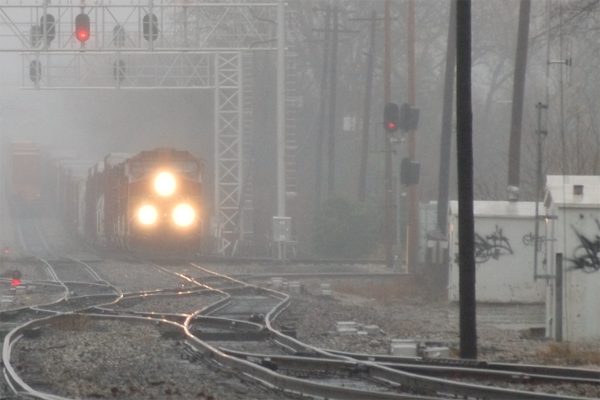
#> input picture image_work2/7.jpg, 600 x 400 px
$ python test6.py
#> lines starting #> are read from the running program, lines starting #| are printed output that depends on the picture
import cv2
import numpy as np
import matplotlib.pyplot as plt
import math


def compute(img, min_percentile, max_percentile):
    """计算分位点，目的是去掉图1的直方图两头的异常情况"""
    max_percentile_pixel = np.percentile(img, max_percentile)
    min_percentile_pixel = np.percentile(img, min_percentile)
    return max_percentile_pixel, min_percentile_pixel


def aug(src):
    """图像亮度增强"""
    if get_lightness(src) > 130:
        print("图片亮度足够，不做增强")
    # 先计算分位点，去掉像素值中少数异常值，这个分位点可以自己配置。
    # 比如1中直方图的红色在0到255上都有值，但是实际上像素值主要在0到20内。
    max_percentile_pixel, min_percentile_pixel = compute(src, 1, 99)

    # 去掉分位值区间之外的值
    src[src >= max_percentile_pixel] = max_percentile_pixel
    src[src <= min_percentile_pixel] = min_percentile_pixel

    # 将分位值区间拉伸到0到255，这里取了255*0.1与255*0.9是因为可能会出现像素值溢出的情况，所以最好不要设置为0到255。
    out = np.zeros(src.shape, src.dtype)
    cv2.normalize(src, out, 255 * 0.1, 255 * 0.9, cv2.NORM_MINMAX)

    return out


def get_lightness(src):
    # 计算亮度
    hsv_image = cv2.cvtColor(src, cv2.COLOR_BGR2HSV)
    lightness = hsv_image[:, :, 2].mean()

    return lightness

def plt_imshow(m):
    # m = cv2.cvtColor(m, cv2.COLOR_BGR2RGB)
    plt.imshow(m)
    plt.axis("off")
    plt.show()

def maxPixel(m):
    m = np.array(m)
    a = np.max(m)
    return a

# 暗通道
def darkChannel(m, rows, cols, channels):
    dc = m
    for i in range(rows):
        for j in range(cols):
            minDt = min(m[i][j][0], m[i][j][1], m[i][j][2])
            for k in range(channels):
                dc[i][j][k] = minDt
    return dc

# 最小值滤波
def minFilter(m, winSize):
    mf = cv2.erode(m, np.ones((winSize, winSize))) # 腐蚀
    return mf

# 导向滤波
def guideFilter(I, p, winSize, eps):
    r = winSize
    m_I = cv2.boxFilter(I, -1, (r, r))# I的均值平滑
    m_p = cv2.boxFilter(p, -1, (r, r))# p的均值平滑
    m_II = cv2.boxFilter(I * I, -1, (r, r))# I*I的均值平滑
    m_Ip = cv2.boxFilter(I * p, -1, (r, r))# I*p的均值平滑

    var_I = m_II - m_I * m_I# 方差
    cov_Ip = m_Ip - m_I * m_p# 协方差

    a = cov_Ip / (var_I + eps)# 相关因子a
    b = m_p - a * m_I# 相关因子b

    m_a = cv2.boxFilter(a, -1, (r, r))# 对a进行均值平滑
    m_b = cv2.boxFilter(b, -1, (r, r))# 对b进行均值平滑

    q = m_a * I + m_b
    return q

t0 = 0.1
winRatio = 0.01
minAtomsLight = 240

img_name = "image_work2/7.jpg"
img = cv2.imread(img_name) # 读取图片
#> img is the input picture: shape (400, 600, 3); mean B, G, R 128.9, 131.4, 134.1
cv2.imshow("original", img)
# img = cv2.cvtColor(img, cv2.COLOR_BGR2RGB) # 转化通道

img_arr = np.array(img)

rows, cols, channels = img.shape # 行，列，通道数
#> rows = 400; cols = 600; channels = 3
winSize = math.ceil(max(3, rows * winRatio, cols * winRatio)) # 滤波窗口尺寸
#> winSize = 6

img_dc = darkChannel(img, rows, cols, channels)
# plt_imshow(img_dc)
img_mf = minFilter(img_dc, winSize)
# plt_imshow(img_mf)
img_gf = guideFilter(img_dc / 255.0, img_mf / 255.0, winSize * 4, eps=0.001)
#> in guideFilter, `m_II = cv2.boxFilter(I * I, -1, (r, r))# I*I的均值平滑`:
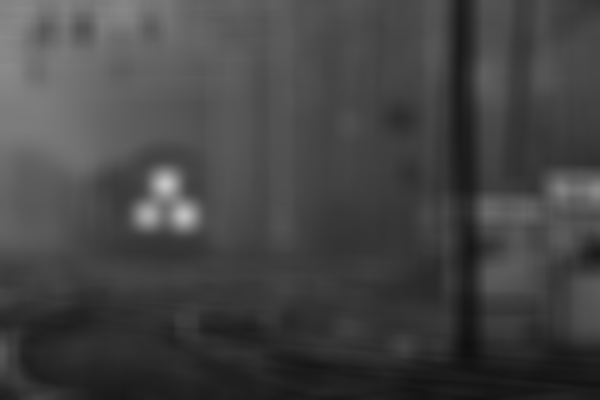
#> m_II: shape (400, 600, 3) float64; min 0.0643, max 0.772, mean 0.268
#> in guideFilter, `b = m_p - a * m_I# 相关因子b`:
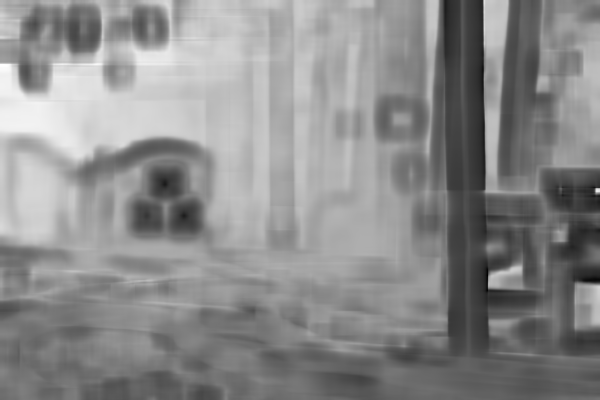
#> b: shape (400, 600, 3) float64; min -0.186, max 0.728, mean 0.314; drawn with min black and max white
#> in guideFilter, `m_a = cv2.boxFilter(a, -1, (r, r))# 对a进行均值平滑`:
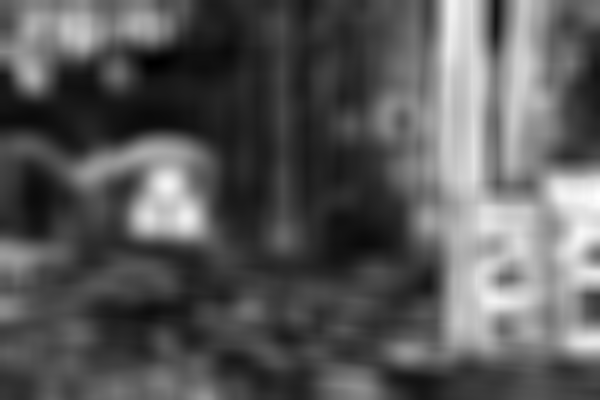
#> m_a: shape (400, 600, 3) float64; min -0.0261, max 0.876, mean 0.291; drawn with min black and max white
#> in guideFilter, `m_b = cv2.boxFilter(b, -1, (r, r))# 对b进行均值平滑`:
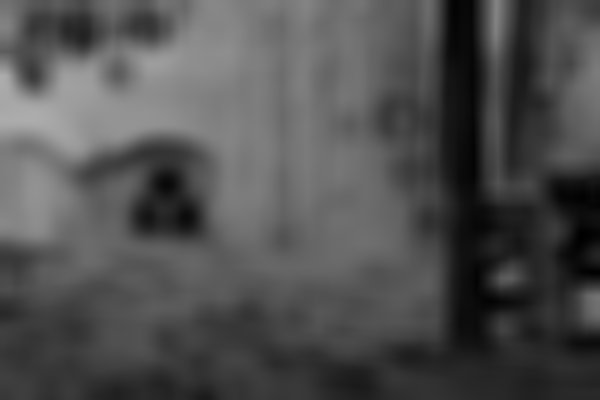
#> m_b: shape (400, 600, 3) float64; min 0.00174, max 0.681, mean 0.314
plt_imshow(img_gf)

'''归一化'''
t = np.array(img_gf)
t = sum(sum(t)/(rows * cols))
#> t = [0.46, 0.46, 0.46]
t = sum(t) / 3
#> t = 0.46

d = np.array(img_mf)
A = min(minAtomsLight, maxPixel(d))
#> in maxPixel, `a = np.max(m)`: a = 255
#> A = 240


J = np.empty([rows, cols, channels], dtype=int)
for i in range(3):
    # J[:, :, i] = (img_arr[:, :, i] + (t[:, :, i] - 1) * A) / t[:, :, i]
    # J[:, :, i] = (img_arr[:, :, i] - t[:, :, i]) / (1 - t[:, :, i] / A)
    J[:, :, i] = (img_arr[:, :, i] + (t - 1) * A) / t
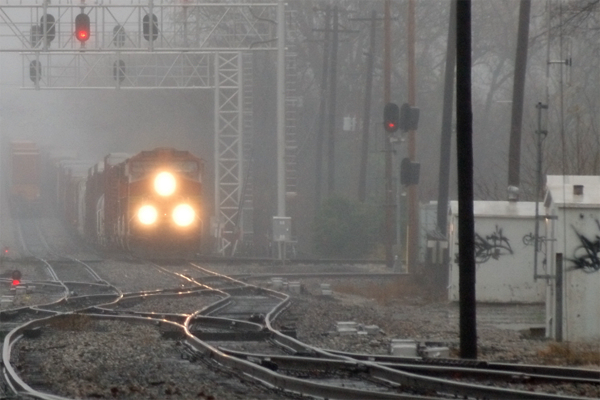
#> J: shape (400, 600, 3) int64; mean B, G, R -1.7, 3.6, 9.5; drawn with min black and max white

cv2.imwrite('image_work2/out.jpg', J)
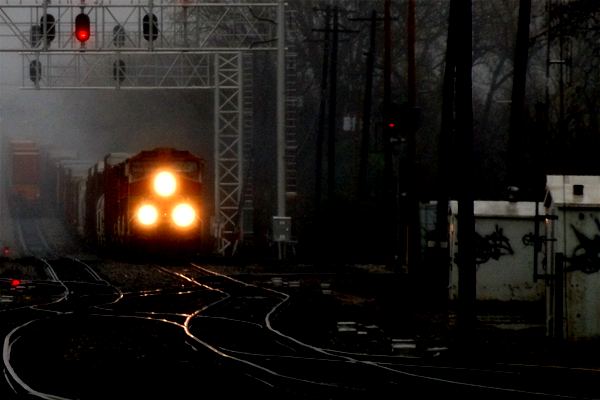
#> saved as out.jpg: shape (400, 600, 3); mean B, G, R 23.8, 26.9, 30.9
jl = cv2.imread('image_work2/out.jpg')
jl = aug(jl)
#> in get_lightness, `hsv_image = cv2.cvtColor(src, cv2.COLOR_BGR2HSV)`: hsv_image: shape (400, 600, 3); mean H, S, V 29.8, 70.2, 31.3
#> in get_lightness, `lightness = hsv_image[:, :, 2].mean()`: lightness = 31.33
#> in compute, `max_percentile_pixel = np.percentile(img, max_percentile)`: max_percentile_pixel = 155
#> in compute, `min_percentile_pixel = np.percentile(img, min_percentile)`: min_percentile_pixel = 0
#> in aug, `max_percentile_pixel, min_percentile_pixel = compute(src, 1, 99)`: max_percentile_pixel = 155; min_percentile_pixel = 0
#> in aug, `src[src >= max_percentile_pixel] = max_percentile_pixel`: src: shape (400, 600, 3); mean B, G, R 23.7, 26.5, 29.6
#> in aug, `cv2.normalize(src, out, 255 * 0.1, 255 * 0.9, cv2.NORM_MINMAX)`:
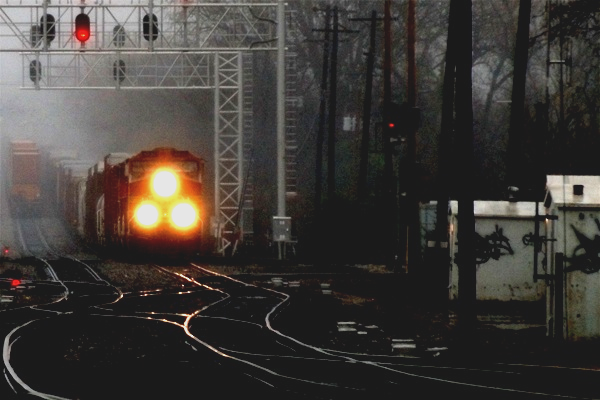
#> out: shape (400, 600, 3); mean B, G, R 56.9, 60.5, 64.7
cv2.imwrite('image_work2/out.jpg', jl)

$ run again, with image_work2/3.jpg copied over image_work2/7.jpg
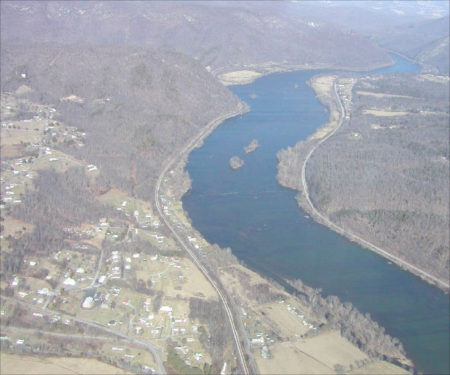
#> input picture image_work2/3.jpg, 450 x 375 px
#> img is the input picture: shape (375, 450, 3); mean B, G, R 171.8, 164.5, 160.2
#> in guideFilter, `m_b = cv2.boxFilter(b, -1, (r, r))# 对b进行均值平滑`:
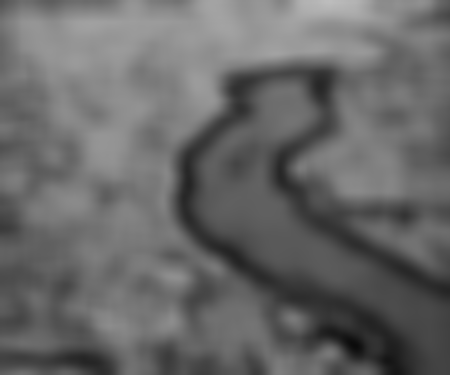
#> m_b: shape (375, 450, 3) float64; min 0.0447, max 0.741, mean 0.41
#> `t = sum(sum(t)/(rows * cols))`: t = [0.563, 0.563, 0.563]
#> `t = sum(t) / 3`: t = 0.563
#> in maxPixel, `a = np.max(m)`: a = 227
#> hsv_image: shape (375, 450, 3); mean H, S, V 90.9, 74.3, 135.6
#> lightness = 135.6
#> in compute, `max_percentile_pixel = np.percentile(img, max_percentile)`: max_percentile_pixel = 225
#> in compute, `min_percentile_pixel = np.percentile(img, min_percentile)`: min_percentile_pixel = 0
#> in aug, `max_percentile_pixel, min_percentile_pixel = compute(src, 1, 99)`: max_percentile_pixel = 225; min_percentile_pixel = 0
#> src: shape (375, 450, 3); mean B, G, R 128.1, 115.4, 109
#> in aug, `cv2.normalize(src, out, 255 * 0.1, 255 * 0.9, cv2.NORM_MINMAX)`:
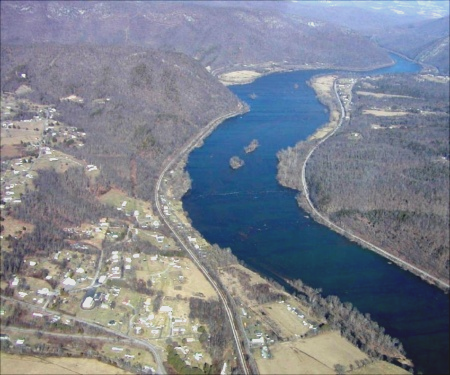
#> out: shape (375, 450, 3); mean B, G, R 141.6, 130.1, 124.4
